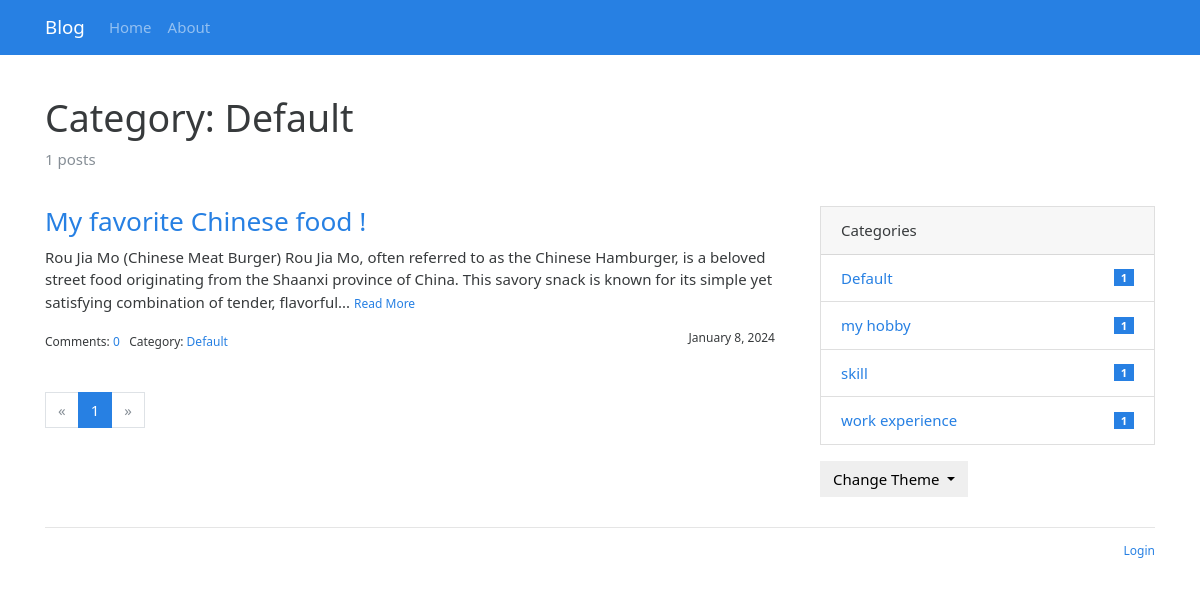
Page /category/1 on the committed database.
### blog/models.py (models this page shows, shortened)
class Admin(db.Model, UserMixin):
    id = db.Column(db.Integer, primary_key=True)
    username = db.Column(db.String(20))
    password_hash = db.Column(db.String(128))
    blog_title = db.Column(db.String(60))
    blog_sub_title = db.Column(db.String(100))
    name = db.Column(db.String(30))
    about = db.Column(db.Text)

class Category(db.Model):
    id = db.Column(db.Integer, primary_key=True)
    name = db.Column(db.String(30), unique=True)
    posts = db.relationship('Post', back_populates='category')

class Post(db.Model):
    id = db.Column(db.Integer, primary_key=True)
    title = db.Column(db.String(60))
    body = db.Column(db.Text)
    timestamp = db.Column(db.DateTime, default=datetime.utcnow, index=True)
    can_comment = db.Column(db.Boolean, default=True)
    category_id = db.Column(db.Integer, db.ForeignKey('category.id'))
    category = db.relationship('Category', back_populates='posts')
    comments = db.relationship('Comment', back_populates='post', cascade='all, delete-orphan')

### blog/blueprints/blog.py (the view)
@blog_bp.route('/category/<int:category_id>')
def show_category(category_id):
    category = Category.query.get_or_404(category_id)
    page = request.args.get('page', 1, type=int)
    per_page = current_app.config['POST_PER_PAGE']
    pagination = Post.query.with_parent(category).order_by(Post.timestamp.desc()).paginate(page, per_page)
    posts = pagination.items
    return render_template('blog/category.html', category=category, pagination=pagination, posts=posts)

### blog/__init__.py (called while the page is built)
def register_template_context(app):
    @app.context_processor
    def make_template_context():
        admin = Admin.query.first()
        categories = Category.query.order_by(Category.name).all()
        links = Link.query.order_by(Link.name).all()
        if current_user.is_authenticated:
            unread_comments = Comment.query.filter_by(reviewed=False).count()
        else:
            unread_comments = None
        return dict(
            admin=admin, categories=categories,
            links=links, unread_comments=unread_comments)

def register_request_handlers(app):
    @app.after_request
    def query_profiler(response):
        for q in get_debug_queries():
            if q.duration >= app.config['SLOW_QUERY_THRESHOLD']:
                app.logger.warning(
                    'Slow query: Duration: %fs\n Context: %s\nQuery: %s\n '
                    % (q.duration, q.context, q.statement)
                )
        return response

### blog/templates/blog/category.html (shortened to what this page needs)
{% extends 'base.html' %}
{% from 'bootstrap/pagination.html' import render_pagination %}
{% block content %}
    <div class="page-header">
        <h1>Category: {{ category.name }}</h1>
        <p class="text-muted">{{ category.posts|length }} posts</p>
    </div>
    <div class="row">
        <div class="col-sm-8">
            {% include "blog/_posts.html" %}
            <div class="page-footer">{{ render_pagination(pagination) }}</div>
        </div>
        <div class="col-sm-4 sidebar">
            {% include "blog/_sidebar.html" %}
        </div>
    </div>
{% endblock %}

### blog/templates/base.html (shortened to what this page needs)
{% from 'bootstrap/nav.html' import render_nav_item %}
<!DOCTYPE html>
<html lang="en">
<head>
    {% block head %}
        <link rel="stylesheet"
              href="{{ url_for('static', filename='css/%s.min.css' % request.cookies.get('theme', 'perfect_blue')) }}"
              type="text/css">
        <link rel="stylesheet" href="{{ url_for('static', filename='css/style.css') }}" type="text/css">
    {% endblock head %}
</head>
<body>
{% block nav %}
    <nav class="navbar navbar-expand-lg navbar-dark bg-primary">
        <div class="container">
            <a class="navbar-brand" href="{{ url_for('blog.index') }}">{{ admin.blog_title }}</a>
            <div class="collapse navbar-collapse" id="navbarColor01">
                <ul class="navbar-nav mr-auto">
                    {{ render_nav_item('blog.index', 'Home') }}
                    {{ render_nav_item('blog.about', 'About') }}
                </ul>
            </div>
        </div>
    </nav>
{% endblock nav %}
<main class="container">
    {% block content %}{% endblock content %}
    {% block footer %}
        <footer>
            <p class="float-right">
                <small>
                    {% if current_user.is_authenticated %}
                        <a href="{{ url_for('auth.logout', next=request.full_path) }}">Logout</a>
                    {% else %}
                        <a href="{{ url_for('auth.login', next=request.full_path) }}">Login</a>
                    {% endif %}
                </small>
            </p>
        </footer>
    {% endblock footer %}
</main>
</body>
</html>

### blog/templates/blog/_posts.html (shortened to what this page needs)
{% if posts %}
    {% for post in posts %}
        <h3 class="text-primary"><a href="{{ url_for('.show_post', post_id=post.id) }}">{{ post.title }}</a></h3>
        <p>
            {{ post.body|striptags|truncate }}
            <small><a href="{{ url_for('.show_post', post_id=post.id) }}">Read More</a></small>
        </p>
        <small>
            Comments: <a href="{{ url_for('.show_post', post_id=post.id) }}#comments">{{ post.comments|length }}</a>&nbsp;&nbsp;
            Category: <a
                href="{{ url_for('.show_category', category_id=post.category.id) }}">{{ post.category.name }}</a>
            <span class="float-right">{{ moment(post.timestamp).format('LL') }}</span>
        </small>
    {% endfor %}
{% endif %}

### blog/templates/blog/_sidebar.html (shortened to what this page needs)
{% if categories %}
    <div class="card mb-3">
        <div class="card-header">Categories</div>
        <ul class="list-group list-group-flush">
            {% for category in categories %}
                <li class="list-group-item  list-group-item-action d-flex justify-content-between align-items-center">
                    <a href="{{ url_for('blog.show_category', category_id=category.id) }}">
                        {{ category.name }}
                    </a>
                    <span class="badge badge-primary badge-pill"> {{ category.posts|length }}</span>
                </li>
            {% endfor %}
        </ul>
    </div>
{% endif %}
<div class="dropdown">
    <button class="btn btn-default dropdown-toggle" type="button" id="dropdownMenuButton"
            data-toggle="dropdown" aria-haspopup="true" aria-expanded="false">
        Change Theme
    </button>
</div>

### blog/static/css/style.css (style rules this page uses)
nav { margin-bottom: 20px; }
.page-header { padding-top: 20px; padding-bottom: 20px; }
.sidebar { padding-left: 30px; }
footer { margin-top: 30px; padding: 10px 0 40px; color: #999; border-top: 1px solid #e5e5e5; }
.page-footer { padding-top: 40px; }

### rows in the picture
Admin: blog_title "Blog"
Category: name "Default", posts|length "1"
Post: title "My favorite Chinese food !", body "Rou Jia Mo (Chinese Meat Burger) Rou Jia Mo, often referred to as the Chinese Hamburger, is a beloved street food originating from the Shaanxi province of China. This savory snack is known for its simple yet satisfying combination of tender, flavorful...", comments|length "0", category.name "Default", timestamp "January 8, 2024"
Category: name "my hobby", posts|length "1"
Category: name "skill", posts|length "1"
Category: name "work experience", posts|length "1"

### other values in the picture
{{ render_nav_item('blog.index', 'Home') }} "Home"
{{ render_nav_item('blog.about', 'About') }} "About"
{{ category.posts|length }} "1"
{{ render_pagination(pagination) }} "« 1 »"
